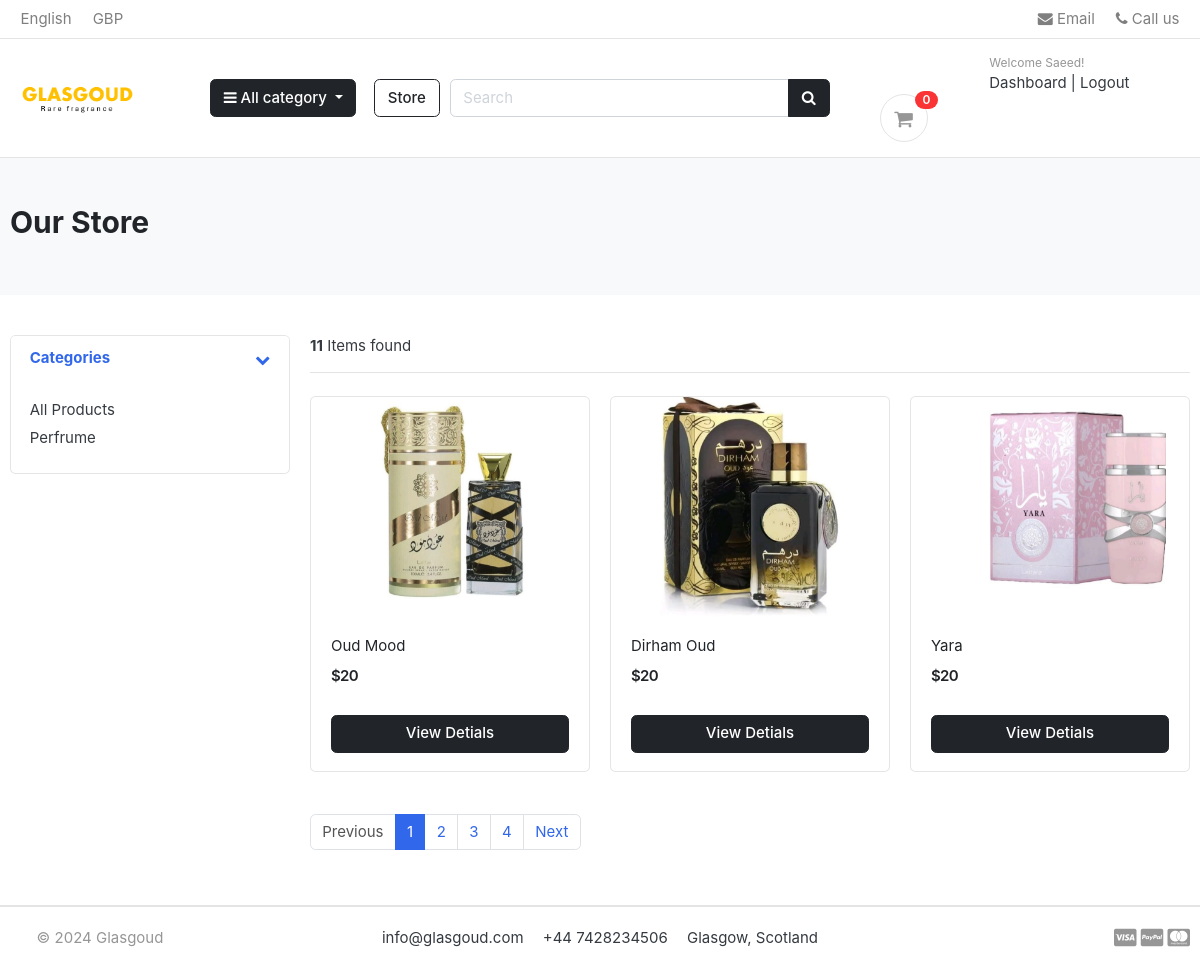
/store/ (signed in), run on the app's committed database.
### accounts/models.py (models this page shows, shortened)
class Account(AbstractBaseUser):
    first_name = models.CharField(max_length=50)
    last_name = models.CharField(max_length=50)
    username = models.CharField(max_length=50, unique=True)
    email = models.EmailField(max_length=100, unique=True)
    phone_number = models.CharField(max_length=50)
    date_joined = models.DateTimeField(auto_now_add=True)
    last_joined = models.DateTimeField(auto_now_add=True)
    is_admin = models.BooleanField(default=False)
    is_staff = models.BooleanField(default=False)
    is_active = models.BooleanField(default=False)
    is_superadmin = models.BooleanField(default=False)
    USERNAME_FIELD = 'email'
    REQUIRED_FIELDS = ['username', 'first_name', 'last_name']
    objects = MyAccountManager()

### category/models.py (models this page shows, shortened)
class Category(models.Model):
    category_name = models.CharField(max_length=50, unique=True)
    slug = models.SlugField(max_length=100, unique=True)
    description = models.TextField(max_length=255)
    cat_image = models.ImageField(upload_to='photos/categories', blank=True)
    class Meta:
        verbose_name = 'category'
        verbose_name_plural = 'categories'
    def get_url(self):
        return reverse('products_by_category', args=[self.slug])

### store/models.py (models this page shows, shortened)
class Product(models.Model):
    product_name = models.CharField(max_length=200, unique=True)
    slug = models.SlugField(max_length=200, unique=True)
    decription = models.TextField(max_length=500, blank=True)
    price = models.IntegerField()
    image = models.ImageField(upload_to='photos/products')
    stock = models.IntegerField()
    is_available = models.BooleanField(default=True)
    category = models.ForeignKey(Category, on_delete=models.CASCADE)
    created_date = models.DateTimeField(auto_now_add=True)
    modified_date = models.DateTimeField(auto_now=True)
    def get_url(self):
        return reverse('product_detail', args=[self.category.slug, self.slug])

### store/views.py (the view)
# urls.py: path('store/', include('store.urls')),
def store(request, category_slug=None):
    categories = None
    Products = None
    if category_slug != None:
        categories = get_object_or_404(Category, slug=category_slug)
        products = Product.objects.filter(
            category=categories, is_available=True)
        paginator = Paginator(products, 3)
        page = request.GET.get('page')
        paged_product = paginator.get_page(page)
        product_count = products.count()
    else:
        products = Product.objects.all().filter(is_available=True).order_by('id')
        paginator = Paginator(products, 3)
        page = request.GET.get('page')
        paged_product = paginator.get_page(page)
        product_count = products.count()
    context = {
        'products': paged_product,
        'product_count': product_count,
    }
    return render(request, 'store/store.html', context)

### carts/context_processors.py (called while the page is built)
def counter(request):
    cart_count = 0
    if 'admin' in request.path:
        return {}
    else:
        try:
            cart = Cart.objects.filter(cart_id=_cart_id(request))
            if request.user.is_authenticated:
                cart_items = CartItem.objects.all().filter(user=request.user)
            else:
                cart_items = CartItem.objects.all().filter(cart=cart[:1])
            for cart_item in cart_items:
                cart_count += cart_item.quantity
        except Cart.DoesNotExist:
            cart_count = 0
        return dict(cart_count=cart_count)

### carts/views.py (called while the page is built)
def _cart_id(request):
    cart = request.session.session_key
    if not cart:
        cart = request.session.create()
    return cart

### category/context_processors.py (called while the page is built)
def menu_links(request):
    links = Category.objects.all()
    return dict(links=links)

### templates/store/store.html
{% extends 'base.html' %}
{% load static %}
{% block content %}
<section class="section-pagetop bg">
<div class="container">
	{% if 'search' in request.path %}
	<h2 class="title-page">Search Result</h2>
	{% else %}
	<h2 class="title-page">Our Store</h2>
	{% endif %}
</div>
</section>
<section class="section-content padding-y">
<div class="container">
<div class="row">
	<aside class="col-md-3">
<div class="card">
	<article class="filter-group">
		<header class="card-header">
			<a href="#" data-toggle="collapse" data-target="#collapse_1" aria-expanded="true" class="">
				<i class="icon-control fa fa-chevron-down"></i>
				<h6 class="title">Categories</h6>
			</a>
		</header>
		<div class="filter-content collapse show" id="collapse_1" style="">
			<div class="card-body">
				<ul class="list-menu">
					<li><a href="{% url 'store'%}">All Products</a></li>
					{% for category in links%}
                    <li><a href="{{category.get_url}}">{{category.category_name}}  </a></li>
                    {% endfor %}
				</ul>
			</div>
		</div>
	</article>
</div>
	</aside>
	<main class="col-md-9">
<header class="border-bottom mb-4 pb-3">
		<div class="form-inline">
			<span class="mr-md-auto"><b>{{product_count}}</b> Items found </span>
		</div>
</header>
<div class="row">
	{% if products %}
    {% for product in products %}
	<div class="col-md-4">
		<figure class="card card-product-grid">
			<div class="img-wrap">
				<a href="{{ product.get_url }}"><img src="{{ product.image.url }}"></a>
			</div>
			<figcaption class="info-wrap">
				<div class="fix-height">
					<a href="{{ product.get_url }}" class="title">{{product.product_name}}</a>
					<div class="price-wrap mt-2">
						<span class="price">${{product.price}}</span>
				    </div>
				</div>
				<a href="{{ product.get_url }}"  class="btn btn-block btn-dark">View Detials</a>
			</figcaption>
		</figure>
	</div>
    {% endfor %}
	{% else %}
	<h2>No result found</h2>
	{% endif %}
</div>
<nav class="mt-4" aria-label="Page navigation sample">
	{% if products.has_other_pages %}
		<ul class="pagination">
			{% if products.has_previous %}
				<li class="page-item"><a class="page-link" href="?page={{products.previous_page_number}}">Previous</a></li>
			{% else %}
			<li class="page-item disabled"><a class="page-link" href="#">Previous</a></li>
			{% endif %}
				{% for i in products.paginator.page_range %}
					{% if products.number == i %}
						<li class="page-item active"><a class="page-link" href="#">{{i}}</a></li>
					{% else %}
						<li class="page-item "><a class="page-link" href="?page={{i}}">{{i}}</a></li>
					{% endif %}
				{% endfor %}
			{% if products.has_next %}
			<li class="page-item"><a class="page-link" href="?page={{products.next_page_number}}">Next</a></li>
			{% else %}
			<li class="page-item disabled"><a class="page-link" href="#">Next</a></li>
			{% endif %}
		</ul>
  	{% endif %}
</nav>
	</main>
</div>
</div>
</section>
</body>
</html>
{% endblock %}

### templates/includes/navbar.html (shortened to what this page needs)
{% load static %}
<header class="section-header">
    <nav class="navbar p-md-0 navbar-expand-sm navbar-light border-bottom">
    <div class="container">
      <div class="collapse navbar-collapse" id="navbarTop4">
        <ul class="navbar-nav mr-auto">
            <li class="nav-item dropdown">
                 <a href="#" class="nav-link">   English </a>
            </li>
            <li class="nav-item dropdown">
                <a href="#" class="nav-link"> GBP </a>
            </li>
        </ul>
        <ul class="navbar-nav">
            <li><a href="#" class="nav-link"> <i class="fa fa-envelope"></i> Email </a></li>
            <li><a href="#" class="nav-link"> <i class="fa fa-phone"></i> Call us </a></li>
        </ul>
      </div>
    </div>
    </nav>
    <section class="header-main border-bottom">
        <div class="container">
    <div class="row align-items-center">
        <div class="col-lg-2 col-md-3 col-6">
            <a href="{% url 'home' %}" class="brand-wrap">
                <img class="logo" src="{% static './images/logo.png' %}">
            </a>
        </div>
        <div class="col-lg col-sm col-md col-6 flex-grow-0">
            <div class="category-wrap dropdown d-inline-block float-right">
                <button type="button" class="btn btn-dark dropdown-toggle" data-toggle="dropdown">
                    <i class="fa fa-bars"></i> All category
                </button>
            </div>
        </div>
        <div class="sm-col-2 ml-2 mb-3 mb-lg-0 mb-md-0">
            <a href="{% url 'store' %}" class="btn btn-outline-dark">Store</a>
        </div>
        <div class="col-lg-4 col-md-6 col-9 ml-3 ml-md-0 ml-lg-0">
            <form action="{% url 'search' %}" class="search" method="GET">
                <div class="input-group w-100">
                    <input type="text" class="form-control" style="width:60%;" placeholder="Search" name="keyword">
                    <div class="input-group-append">
                      <button class="btn btn-dark" type="submit">
                        <i class="fa fa-search"></i>
                      </button>
                    </div>
                </div>
            </form>
        </div>
        <div class="col-lg-3 col-md-6 col-12 order-2 order-lg-3 ">
            {% if user.id is None %}
            <div class="d-flex justify-content-end mb-3 mb-lg-0">
                <div class="widget-header">
                    <small class="title text-muted">Welcome guest!</small>
                    <div>
                        <a href="{% url 'login' %}">Sign in</a> <span class="dark-transp"> | </span>
                        <a href="{% url 'register' %}">Register</a>
                    </div>
                </div>
            </div>
                {% else %}
                    <div class="d-flex justify-content-end mb-3 mb-lg-0">
                        <div class="widget-header">
                            {% if user.email|slice:":5" == "guest" %}
                                <small class="title text-muted">Welcome guest!</small>
                                <div>
                                    <a href="{% url 'register' %}">Register</a> <span class="dark-transp"> | </span>
                                    <a href="{% url 'logout' %}">Clear Cart</a>
                                </div>
                            {% else %}
                                <small class="title text-muted">Welcome {{user.first_name}}!</small>
                                <div>
                                    <a href="{% url 'dashboard' %}">Dashboard</a> <span class="dark-transp"> | </span>
                                    <a href="{% url 'logout' %}">Logout</a>
                                </div>
                            {% endif %}
                        </div>
                    </div>
                {% endif %}
                        <a href="{% url 'cart' %}"  class="widget-header pl-3 ml-3">
                            <div class="icon icon-sm rounded-circle border"><i class="fa fa-shopping-cart"></i></div>
                            <span class="badge badge-pill badge-danger notify">{{cart_count}}</span>
                        </a>
                    </div>
                </div>
    </div>
    </section>
    </header>

### static/css/ui.css (style rules this page uses)
html { font-family: "Inter", sans-serif; font-size: 15px; }
.img-wrap { text-align: center; display: block; }
.img-wrap img { max-width: 100%; }
.price-wrap { letter-spacing: -0.7px; }
.icon-xs, .icon-sm, .icon-md, .icon-lg { display: inline-block; text-align: center; flex-shrink: 0; flex-grow: 0; }
.icon-sm { width: 48px; height: 48px; line-height: 48px !important; font-size: 20px; }
.padding-y { padding-top: 40px; padding-bottom: 40px; }
figure { margin-bottom: 0; }
article:after, .form-group:after { display: block; clear: both; content: ""; }
.bg { background-color: #f8f9fa; }
.title-page { color: #212529; }
.header-main { position: relative; padding-top: 1rem; padding-bottom: 1rem; }
.brand-wrap .logo, .navbar-brand .logo { margin-right: 7px; max-height: 42px; display: inline-block; }
.widget-header { display: inline-block; vertical-align: middle; position: relative; }
.widget-header a { color: #343a40; }
.widget-header i { color: #969696; }
.widget-header .title { display: block; }
.widget-header .notify { position: absolute; top: -3px; right: -10px; }
[class*=list-] li:after { visibility: hidden; display: block; content: ""; overflow: hidden; height: 0; clear: both; }
.list-menu { list-style: none; margin: 0; padding-left: 0; }
.list-menu li { margin-bottom: 5px; }
.list-menu a { color: #343a40; }
[class*=card-product] a.title { color: #212529; display: block; }
[class*=card-product] .img-wrap { overflow: hidden; position: relative; }
[class*=card-product] .img-wrap img { height: 100%; max-width: 100%; width: auto; display: inline-block; -o-object-fit: cover; object-fit: cover; }
.card-product-grid { margin-bottom: 20px; }
.card-product-grid .img-wrap { border-radius: 0.2rem 0.2rem 0 0; height: 220px; }
.card-product-grid .info-wrap { overflow: hidden; padding: 18px 20px; }
.card-product-grid .fix-height { height: 80px; overflow: hidden; }
.card .img-wrap { overflow: hidden; }
.notify { position: absolute; top: -4px; right: -10px; display: inline-block; padding: 0.25em 0.6em; font-size: 12px; line-height: 1; text-align: center; border-radius: 3rem; color: #fff; background-color: #fa3434; }
.price { font-weight: 600; color: #212529; }
.icon-control { margin-top: 5px; float: right; font-size: 80%; }
.card-header .title { margin-bottom: 0; line-height: 1.5; }
.filter-group { border-bottom: 1px solid #e4e4e4; }
.filter-group .card-header { border-bottom: 0; }
.filter-group:last-child { border-bottom: 0; }
.section-pagetop { padding: 45px 0; }

### data on the page
Account: first_name "Saeed"
Category: category_name "Perfrume"
Product: image (picture), product_name "Oud Mood", price "20"
Product: image (picture), product_name "Dirham Oud", price "20"
Product: image (picture), product_name "Yara", price "20"

### other printed values
{{ cart_count }} "0"
{{ product_count }} "11"
{{ i }} "1"
{{ i }} "2" "3" "4"
